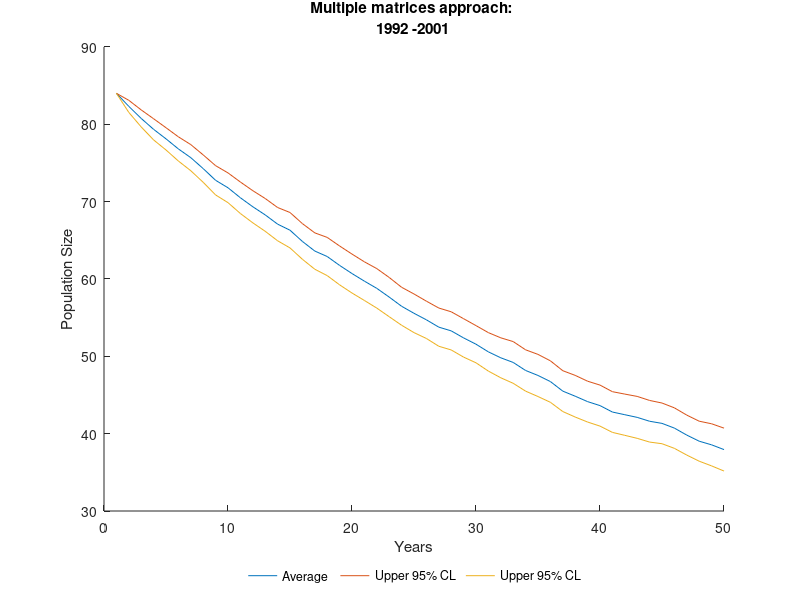
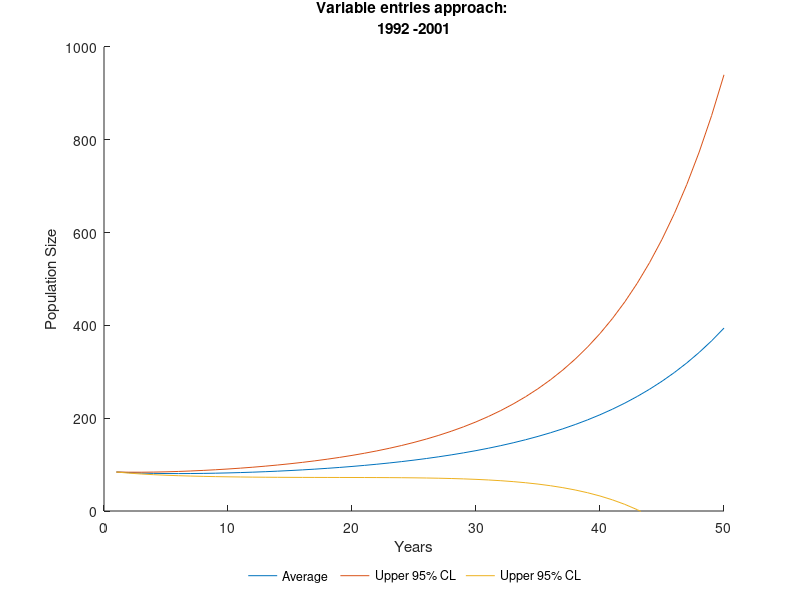

Source code (MATLAB) for these figures, in order:
% Orca population viability analysis using projection matrix
% Filename: whpvacc.m
% Author: Darren Kavanagh
% Date: 11.12.2008

clear all
load swhlfhs % load life history


startyr = 1992; % start year
endyr = 2001;   % end year
range = (startyr:1:endyr); % time range
noyr = (endyr-startyr);    % no years
lfhstbl = zeros(noyr,6);   % life history table
morttbl = zeros(noyr,6);   % mortality table 
movouttbl = zeros(noyr,6); % individuals moving in table
movintbl = zeros(noyr,6);  % individuals moving out table

% loop through time range
for i=1:(noyr)
    curyr = range(i);
    
    % loop through and place in age classes
    % and identify where they are in the following year
    for j=1:(length(swhlfhs))        
        birthyr = swhlfhs(j,3);
        deathyr = swhlfhs(j,4);
        
        % check to see if individual is alive at current year
        if (birthyr <= curyr) && (deathyr > curyr)
            whage = curyr-birthyr;
            gender = swhlfhs(j,2);
            
            % Calf
            if whage == 0
                lfhstbl(i,1) = lfhstbl(i,1)+1;
                if deathyr == curyr+1
                   morttbl(i,1) = morttbl(i,1)+1;
                else
                   movouttbl(i,1) = movouttbl(i,1)+1; 
                   movintbl(i,2) = movintbl(i,2)+1;
                end  
            % Juvenile    
            elseif (whage > 0) && (whage < 11)
                lfhstbl(i,2) = lfhstbl(i,2)+1;
                if deathyr == curyr+1
                   morttbl(i,2) = morttbl(i,2)+1;
                elseif whage == 10 
                   movouttbl(i,2) = movouttbl(i,2)+1;
                   if gender ==2
                    movintbl(i,3) = movintbl(i,3)+1; 
                   else
                    movintbl(i,5) = movintbl(i,5)+1; 
                   end
                end
            % Female reproductive    
            elseif (whage > 10) && (whage < 42) && (gender == 2)
                lfhstbl(i,3) = lfhstbl(i,3)+1;
                if deathyr == curyr+1
                   morttbl(i,3) = morttbl(i,3)+1;
                elseif whage == 41 
                   movouttbl(i,3) = movouttbl(i,3)+1;
                   movintbl(i,4) = movintbl(i,4)+1;
                end
            % Female post reproductive    
            elseif (whage > 41) && (gender == 2)
                lfhstbl(i,4) = lfhstbl(i,4)+1;
                if deathyr == curyr+1
                   morttbl(i,4) = morttbl(i,4)+1;
                end
            % Male young    
            elseif (whage > 10) && (whage < 22) && (gender ~= 2)
                lfhstbl(i,5) = lfhstbl(i,5)+1;
                if deathyr == curyr+1
                   morttbl(i,5) = morttbl(i,5)+1;
                elseif whage == 21 
                   movouttbl(i,5) = movouttbl(i,5)+1;
                   movintbl(i,6) = movintbl(i,6)+1;      
                end
            % Male old    
            elseif (whage > 21) && (gender ~= 2)
                lfhstbl(i,6) = lfhstbl(i,6)+1;
                if deathyr == curyr+1
                   morttbl(i,6) = morttbl(i,6)+1;
                end
            end
        end
    end
end

projectcell = cell(noyr,1);

% create projection matrix from each year
for i=1:(noyr-1)
  projmatx = zeros(6, 6);  
% Calf to Juvenile
  projmatx(2,1) = movintbl(i,2) / lfhstbl(i,1);  

% Juvenile to Juvenile
  projmatx(2,2) = (lfhstbl(i,2)-movouttbl(i,2)-morttbl(i,2)) / ... 
                    lfhstbl(i,2);

% Junvenile to Reproductive Female
  projmatx(3,2) = movintbl(i,3) / lfhstbl(i,2);

% Junvenile to Young Male
  projmatx(5,2) = movintbl(i,5) / lfhstbl(i,2);
  
% Reproductive Female to Calf
  projmatx(1,3) = lfhstbl(i+1,1) / lfhstbl(i,3);

% Reproductive Female to Reproductive Female
  projmatx(3,3) = (lfhstbl(i,3)-movouttbl(i,3)-morttbl(i,3)) / ... 
                    lfhstbl(i,3);
                
% Reproductive Female to Post-Reproductive Female
  projmatx(4,3) = movintbl(i,4) / lfhstbl(i,3);

% Post-Reproductive Female to Post-Reproductive Female
  projmatx(4,4) = (lfhstbl(i,4)-morttbl(i,4)) / lfhstbl(i,4);

% Young Male to Young Male
  projmatx(5,5) = (lfhstbl(i,5)-movouttbl(i,5)-morttbl(i,5)) / ... 
                    lfhstbl(i,5);
                
% Young Male to Old Male
  projmatx(6,5) = movintbl(i,6) / lfhstbl(i,5);
  
% Old Male to Old Male
  projmatx(6,6) = (lfhstbl(i,6)-morttbl(i,6)) / lfhstbl(i,6);

  projmatx(isnan(projmatx)) = 0;
 
  projectcell(i)= {projmatx};
end

% Population trajectory
% Multiple matrices approach
% --------------------------
tfutpop = zeros(50,100);

for i=1:100
   futpop = zeros(50,6);
   futpop(1,:) = lfhstbl(end,:); 
   tfutpop(1,i) = sum(futpop(1,:));
   
    for j=1:49
      rcellno = floor(((noyr-1)-1+1)*rand+1);   
      futpop(j+1,:) = (projectcell{rcellno,1} * (futpop(j,:))')'; 
      tfutpop(j+1,i) = sum(futpop(j+1,:));
    end          
end  

mtfutpop = mean(tfutpop,2);
stdpop = std(tfutpop,[],2)';
se=  (stdpop')/ (sqrt(50));
utfutpop = (mtfutpop)+ 1.96 * se;
ltfutpop = (mtfutpop)- 1.96 * se;

figure (1)
plot(1:1:50,mtfutpop,1:1:50, utfutpop,1:1:50,ltfutpop )
    xlabel('Years')
    ylabel('Population Size')
    box off
    legend('Average','Upper 95% CL', 'Upper 95% CL', 'Location', 'SouthOutside', ...
             'Orientation','horizontal');
    legend('boxoff')
    tstr = {'Multiple matrices approach: ',strcat(num2str(startyr), ' -',num2str(endyr))};
    title(tstr)
    

% Population trajectory
% Variable entries approach
% --------------------------

tfutpop = zeros(50,100);

for i=1:1000
   futpop = zeros(50,6);
   futpop(1,:) = lfhstbl(end,:); 
   tfutpop(1,i) = sum(futpop(1,:));
   
   
    varmatrix = zeros(6,6);
    rcellno = floor(((noyr-1)-1+1)*rand+1);
    varmatrix(2,1) = projectcell{floor(((noyr-1)-1+1)*rand+1),1}(2,1);
    varmatrix(2,2) = projectcell{floor(((noyr-1)-1+1)*rand+1),1}(2,2);
    varmatrix(1,3) = projectcell{floor(((noyr-1)-1+1)*rand+1),1}(1,3);
    varmatrix(3,2) = projectcell{floor(((noyr-1)-1+1)*rand+1),1}(3,2);
    varmatrix(5,2) = projectcell{floor(((noyr-1)-1+1)*rand+1),1}(5,2);
    varmatrix(3,3) = projectcell{floor(((noyr-1)-1+1)*rand+1),1}(3,3);
    varmatrix(4,3) = projectcell{floor(((noyr-1)-1+1)*rand+1),1}(4,3);
    varmatrix(4,4) = projectcell{floor(((noyr-1)-1+1)*rand+1),1}(4,4);
    varmatrix(5,5) = projectcell{floor(((noyr-1)-1+1)*rand+1),1}(5,5);
    varmatrix(6,5) = projectcell{floor(((noyr-1)-1+1)*rand+1),1}(6,5);
    varmatrix(6,6) = projectcell{floor(((noyr-1)-1+1)*rand+1),1}(6,6);
    
    for j=1:49  
      futpop(j+1,:) =  (varmatrix * (futpop(j,:))')'; 
      tfutpop(j+1,i) = sum(futpop(j+1,:));
    end          
end 

mtfutpop = mean(tfutpop,2);
stdpop = std(tfutpop,[],2)';
se=  (stdpop')/ (sqrt(50));
utfutpop = (mean(tfutpop,2))+ 1.96 * se;
ltfutpop = (mean(tfutpop,2))- 1.96 * se;

figure (2)
plot(1:1:50,mean(tfutpop,2),1:1:50, utfutpop,1:1:50,ltfutpop )
    xlabel('Years')
    ylabel('Population Size')
    box off
    legend('Average','Upper 95% CL', 'Upper 95% CL', 'Location', 'SouthOutside', ...
             'Orientation','horizontal');
    legend('boxoff')
    tstr = {'Variable entries approach: ',strcat(num2str(startyr), ' -',num2str(endyr))};
    title(tstr)
    axis ([0 50 0 1000])

